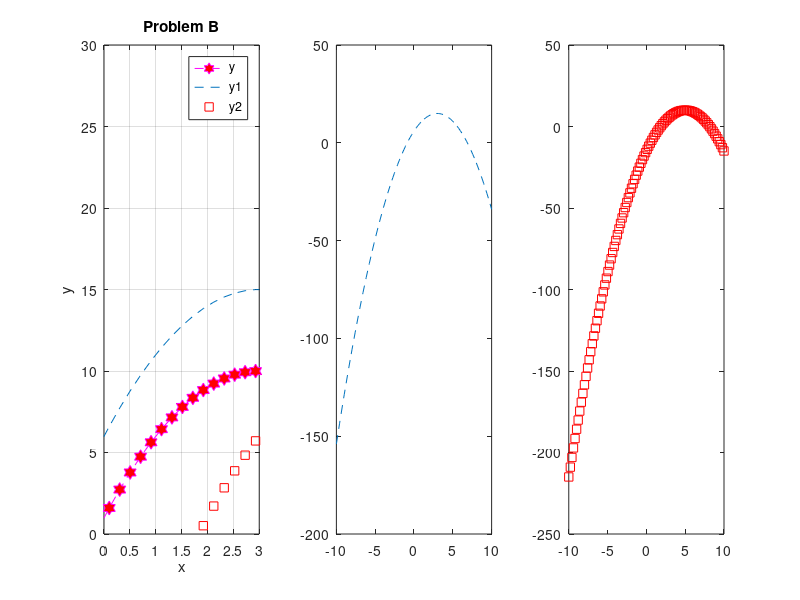

This chart was generated by the following MATLAB code:
clc, clearvars, close all;

x = linspace(-10, 10);

y = @(x) (-(x-3).^2) + 10;

y1 = @(x) (-(x-3).^2) + 15;

y2 = @(x) (-(x-5).^2) + 10;


figure(1);
subplot(1,3,1)
plot(x,y(x), '--mh', 'MarkerFaceColor',"r", "MarkerSize",10);
xlabel('x'), ylabel('y'), title('Problem B'), grid on;
hold on

plot(x, y1(x), "--");
plot(x, y2(x), "rs");

legend('y', 'y1','y2');
xlim([0,3]), ylim([0,30]);

subplot(1,3,2)
plot(x, y1(x), "--");
subplot(1,3,3)
plot(x, y2(x), "rs");


